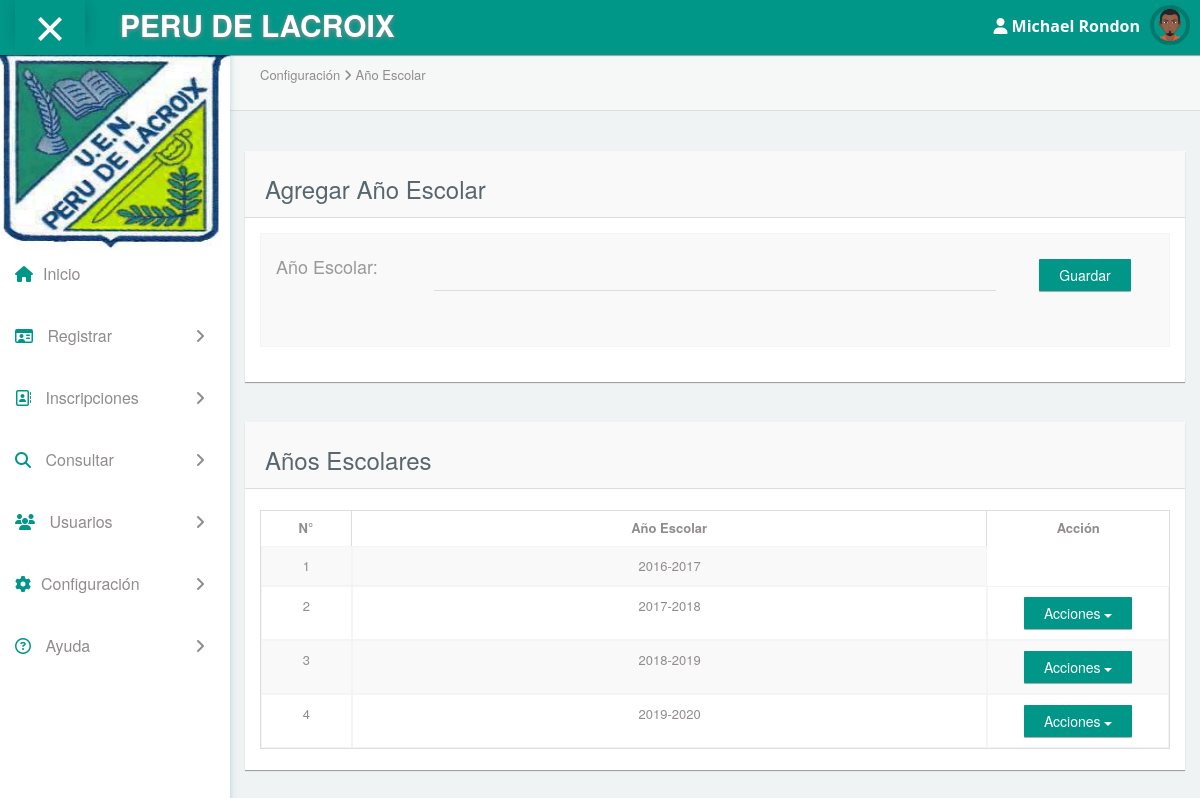
Page /?view=config&mode=Escolar (signed in) on the committed database.
### tables this page shows
CREATE TABLE `menu` (
  `id_menu` tinyint(4) NOT NULL,
  `logo` text NOT NULL,
  `nombre` varchar(255) DEFAULT NULL
);

CREATE TABLE `usuario` (
  `id_usuario` int(11) NOT NULL,
  `usuario` varchar(100) NOT NULL,
  `clave` varchar(100) NOT NULL,
  `nombre` varchar(50) NOT NULL,
  `apellido` varchar(50) NOT NULL,
  `id_tipo_usu` int(11) NOT NULL,
  `id_status` int(11) NOT NULL,
  `foto` varchar(255) NOT NULL DEFAULT 'default.png'
);

CREATE TABLE `escolar` (
  `id_escolar` int(11) NOT NULL,
  `escolar` varchar(9) NOT NULL,
  `cerrado` tinyint(1) NOT NULL DEFAULT '0'
);

### core/bin/functions/Users.php (called while the page is built, shortened)
<?php
	function Users(){
		$db=new Conexion();
		$sql=$db->query("SELECT * FROM usuario;");
		if($db->rows($sql)>0){
			while($data=$db->recorrer($sql)){
				$users[$data['id_usuario']]=$data;
			}
		}else{
			$users=$_SESSION['users'];
		}
		return $_SESSION['users'];
	}
?>

### core/core.php (called while the page is built, shortened)
<?php
	require('core/models/classConexion.php');
	require('core/bin/functions/Users.php');
	require('core/bin/functions/Menu.php');
	$_users=Users();
	$_menu=Menu();
	if(isset($_SESSION['app_id'])){
		require('core/bin/functions/Escolar.php');
		$_escolar=Escolar();
	}
?>

### core/models/classConexion.php (called while the page is built, shortened)
<?php
	class Conexion extends mysqli{
		public function rows($query){
			return mysqli_num_rows($query);
		}
		public function liberar($query){
			return mysqli_free_result($query);
		}
		public function recorrer($query){
			return mysqli_fetch_array($query);
		}
	}
?>

### core/bin/functions/Menu.php (called while the page is built, shortened)
<?php
	function Menu(){
		$db=new Conexion();
		$sql=$db->query("SELECT * FROM menu;");
		if($db->rows($sql)>0){
			while($data=$db->recorrer($sql)){
				$_menu[$data['id_menu']]=$data;
			}
		}else{
			$_menu=false;
		}
		return $_menu;
	}
?>

### core/bin/functions/Escolar.php (called while the page is built, shortened)
<?php
	function Escolar(){
		$db=new Conexion();
		$sql=$db->query("SELECT * FROM escolar;");
		if($db->rows($sql)>0){
			while($data=$db->recorrer($sql)){
				$_escolar[$data['id_escolar']]=$data;
			}
		}else{
			$_escolar=false;
		}
		return $_escolar;
	}
?>

### html/configuracion/allEscolar.php (the view, shortened to what this page needs)
<!DOCTYPE html>
<html>
	<?php
		if($_users[$_SESSION['app_id']]['id_tipo_usu']==1 || $_users[$_SESSION['app_id']]['id_tipo_usu']==2){
			include(HTML_DIR."overall/header.php");
					?>
				<body>
					<?php
				      	include(HTML_DIR."overall/menu.php");
				    ?>
					<div id="content">
						<div class="panel box-shadow-none content-header">
			                <div class="panel-body">
			                    <div class="col-md-9">
			                        <p class="animated fadeInDown">
			                          	Configuración <span class="fa-angle-right fa"></span> Año Escolar
			                        </p>
			                    </div>
			                </div>
			            </div>
			            <div class="col-md-12 top-20 padding-0">
			                <div class="col-md-12">
			                    <div class="panel">
			                    	<div class="panel-heading"><h3>Agregar Año Escolar</h3></div>
			                   		<div class="panel-body">
			                    		<div class="responsive-table">
			                    			<table class="table table-striped table-bordered" width="100%" cellspacing="0">
			                    				<tbody>
			                      					<tr>
														<td>
															<form class="cmxform" id="esc" method="post" action="?view=config&mode=Escolar">
																<div class="form-group form-animate-text col-md-2 col-sm-2 col-xs-2" style="margin-top:0px !important;">
							                              			<label>Año Escolar:</label>
							                            		</div>
							                            		<div class="form-group form-animate-text col-md-8 col-sm-8 col-xs-8" style="margin-top:0px !important;">
							                              			<input type="text" class="form-text" id="escolar" name="escolar" required onkeypress="return solonumeros2(event)" maxlength="9">
							                            		</div>
							                            		<div class="col-md-2 col-sm-2 col-xs-2">
								                              		<input class="submit btn btn-teal" type="submit" value="Guardar">
								                        		</div>
															</form>
														</td>
													</tr>
			                    				</tbody>
			                      			</table>
			                    		</div>
			                  		</div>
			                	</div>
			              	</div>
			            </div>
			            <div class="col-md-12 top-20 padding-0">
			                <div class="col-md-12">
			                    <div class="panel">
			                    	<div class="panel-heading"><h3>Años Escolares</h3></div>
			                   		<div class="panel-body">
			                    		<div class="responsive-table">
			                    			<table id="datatables-example" class="table table-striped table-bordered" width="100%" cellspacing="0">
			                    				<thead>
			                      					<tr>
			                      						<th style="width: 10%; text-align: center;">N°</th>
														<th style="text-align: center;">Año Escolar</th>
														<?php
															if($_users[$_SESSION['app_id']]['id_tipo_usu']==1){
																?>
																	<th style="width: 20%; text-align: center;">Acción</th>
																<?php
															}
														?>
													</tr>
			                    				</thead>
			                    				<tbody>
			                      					<?php
														if($_escolar>0){
															$contador=1;
															foreach ($_escolar as $escolar) {
																?>
																	<tr>
																		<td style="width: 10%; text-align: center;"><?php echo $contador;?></td>
																		<td style="text-align: center;"><?php echo $escolar['escolar'];?></td>
																		<?php
																			if($_users[$_SESSION['app_id']]['id_tipo_usu']==1){
														  						if($escolar['cerrado']==0){
																					?>
																						<td style="width: 20%; text-align: center;">
																							<div class="dropdown">
														  										<button class="btn btn-teal dropdown-toggle" type="button" id="dropdownMenu1" data-toggle="dropdown" aria-haspopup="true" aria-expanded="true">
														    										Acciones
														    										<span class="caret"></span>
														  										</button>
																							</div>
																						</td>
																					<?php
																				}
																			}
																		?>
																	</tr>
																<?php
																$contador++;
															}
														}
													?>
			                    				</tbody>
			                      			</table>
			                    		</div>
			                  		</div>
			                	</div>
			              	</div>
			            </div>
					</div>
				</body>
			<?php
		}else{
			header('location: ?view=index');
		}
	?>
</html>

### html/overall/menu.php (shortened to what this page needs)
<nav class="navbar navbar-default header navbar-fixed-top">
    <div class="col-md-12 nav-wrapper">
        <div class="navbar-header" style="width:100%;">
            <div class="opener-left-menu is-open">
                <span class="bottom"></span>
            </div>
            <a href="?view=index" class="navbar-brand">
                <b><?php echo $_menu[1]['nombre'];?></b>
            </a>
            <ul class="nav navbar-nav navbar-right user-nav">
                <li class="user-name"><span><i class="fa fa-user" aria-hidden="true"></i> <?php echo $_users[$_SESSION['app_id']]['nombre']." ".$_users[$_SESSION['app_id']]['apellido'];?></span></li>
                <li class="dropdown avatar-dropdown" style="margin-right: 10px;">
                	<img src="asset/images/<?php echo $_users[$_SESSION['app_id']]['foto'];?>" class="img-circle avatar" alt="user name" data-toggle="dropdown" aria-haspopup="true" aria-expanded="true"/>
                </li>
            </ul>
        </div>
    </div>
</nav>
<div class="container-fluid mimin-wrapper">
    <div id="left-menu">
        <div class="sub-left-menu scroll">
            <ul class="nav nav-list">
                <li><div class="left-bg"><img src="asset/images/<?php echo $_menu[1]['logo'];?>"></div></li>
                <br><br><br><br><br>
                <li id="inicio" class="ripple"><a href="?view=index" class='navegacion'><span class="fa-home fa color-teal"></span>Inicio</a></li>
                <li class="ripple">
                    <a class="tree-toggle nav-header" id="registro">
    	                <span class="fa fa-id-card-o color-teal"></span> Registrar
                        <span class="fa-angle-right fa right-arrow text-right"></span>
                    </a>
                </li>
                <li class="ripple">
                    <a class="tree-toggle nav-header" id="inscripcion">
                        <span class="fa fa-address-book-o color-teal"></span> Inscripciones
                        <span class="fa-angle-right fa right-arrow text-right"></span>
                    </a>
                </li>
                <li class="ripple">
                    <a class="tree-toggle nav-header" id="consulta">
        	            <span class="fa fa-search color-teal"></span> Consultar
                        <span class="fa-angle-right fa right-arrow text-right"></span>
                    </a>
                </li>
                <?php
                    if($_users[$_SESSION['app_id']]['id_tipo_usu']==1){
                        ?>
                            <li class="ripple">
                                <a class="tree-toggle nav-header" id="usuario">
                                    <span class="fa fa-users color-teal"></span> Usuarios
                                    <span class="fa-angle-right fa right-arrow text-right"></span>
                                </a>
                            </li>
                        <?php
                    }
                    if($_users[$_SESSION['app_id']]['id_tipo_usu']==1 || $_users[$_SESSION['app_id']]['id_tipo_usu']==2){
                        ?>
                            <li class="ripple">
                            	<a class="tree-toggle nav-header" id="configuracion">
                            		<span class="fa fa-cog color-teal"></span>Configuración
                            		<span class="fa-angle-right fa right-arrow text-right"></span>
                            	</a>
                            </li>
                        <?php
                    }
                ?>
                <li class="ripple">
                    <a class="tree-toggle nav-header" id="consulta">
                        <span class="fa fa-question-circle-o color-teal"></span> Ayuda
                        <span class="fa-angle-right fa right-arrow text-right"></span>
                    </a>
                </li>
            </ul>
        </div>
    </div>

### rows in the picture
menu: nombre "PERU DE LACROIX", logo (picture)
usuario: nombre "Michael", apellido "Rondon", foto (picture)
escolar: escolar "2016-2017"
escolar: escolar "2017-2018"
escolar: escolar "2018-2019"
escolar: escolar "2019-2020"
